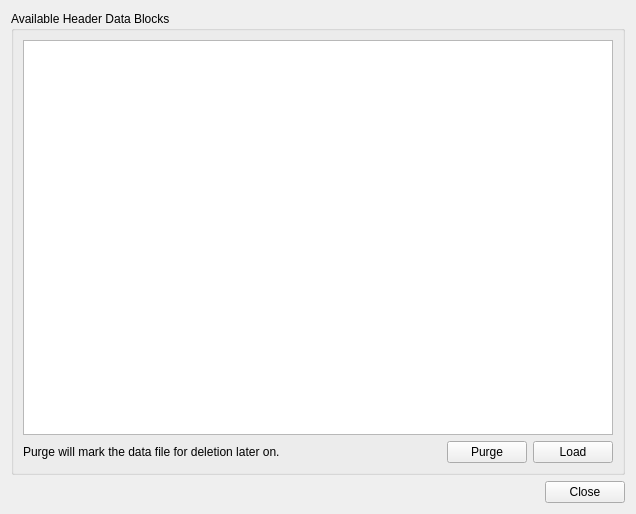
<?xml version="1.0" encoding="UTF-8"?>
<ui version="4.0">
 <class>Volumes</class>
 <widget class="QWidget" name="Volumes">
  <property name="geometry">
   <rect>
    <x>0</x>
    <y>0</y>
    <width>636</width>
    <height>514</height>
   </rect>
  </property>
  <property name="windowTitle">
   <string>Headers</string>
  </property>
  <layout class="QVBoxLayout" name="verticalLayout_2">
   <item>
    <widget class="QGroupBox" name="groupBox">
     <property name="title">
      <string>Available Header Data Blocks</string>
     </property>
     <layout class="QVBoxLayout" name="verticalLayout">
      <item>
       <widget class="QTableView" name="tableView">
        <property name="selectionBehavior">
         <enum>QAbstractItemView::SelectRows</enum>
        </property>
        <attribute name="horizontalHeaderStretchLastSection">
         <bool>true</bool>
        </attribute>
        <attribute name="verticalHeaderVisible">
         <bool>false</bool>
        </attribute>
        <attribute name="verticalHeaderDefaultSectionSize">
         <number>16</number>
        </attribute>
       </widget>
      </item>
      <item>
       <layout class="QHBoxLayout" name="horizontalLayout">
        <item>
         <widget class="QLabel" name="label">
          <property name="text">
           <string>Purge will mark the data file for deletion later on.</string>
          </property>
         </widget>
        </item>
        <item>
         <spacer name="horizontalSpacer">
          <property name="orientation">
           <enum>Qt::Horizontal</enum>
          </property>
          <property name="sizeHint" stdset="0">
           <size>
            <width>40</width>
            <height>20</height>
           </size>
          </property>
         </spacer>
        </item>
        <item>
         <widget class="QPushButton" name="btnPurge">
          <property name="text">
           <string>Purge</string>
          </property>
         </widget>
        </item>
        <item>
         <widget class="QPushButton" name="btnLoad">
          <property name="text">
           <string>Load</string>
          </property>
         </widget>
        </item>
       </layout>
      </item>
     </layout>
    </widget>
   </item>
   <item>
    <layout class="QHBoxLayout" name="horizontalLayout_2">
     <item>
      <spacer name="horizontalSpacer_2">
       <property name="orientation">
        <enum>Qt::Horizontal</enum>
       </property>
       <property name="sizeHint" stdset="0">
        <size>
         <width>40</width>
         <height>20</height>
        </size>
       </property>
      </spacer>
     </item>
     <item>
      <widget class="QPushButton" name="btnClose">
       <property name="text">
        <string>Close</string>
       </property>
      </widget>
     </item>
    </layout>
   </item>
  </layout>
 </widget>
 <resources/>
 <connections/>
</ui>
